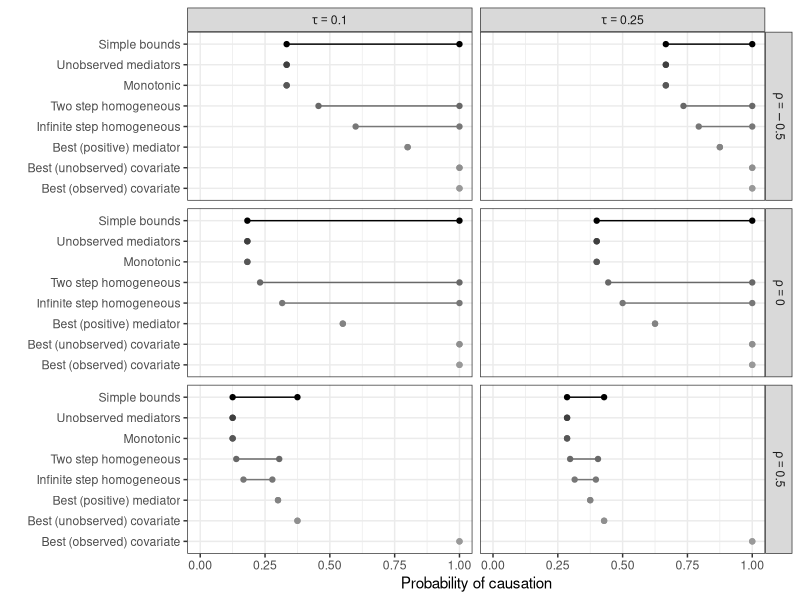

The R source for this figure:
## ---- chunk 1
knitr::opts_chunk$set(echo = TRUE)
library(ggplot2)
## ---- chunk 2
markov  <- function(t, r) matrix(c(t-r+1, 1-t-r, 1-t+r, 1+t+r)/2, 2, 2)

bounds_T <- function(T) {
  L       <- function(T) max(0, (T[2,2] - T[1,2])/T[2,2])
  H       <- function(T) min(1, T[1,1]/T[2,2])
  
  tau <- T[2,2] - T[1,2]
  rho <- T[2,2] - T[1,1]
  
  T2  <- markov(tau^.5, rho/(1+tau^.5))
  
  best_het <- function(T) matrix(c(
    min(1, T[1,2]*2), 
    2*T[1,2] - min(1, T[1,2]*2), 
    2*T[2,2] - min(1, T[2,2]*2),
    min(1, T[2,2]*2)), 
    2, 2)
  
  best_het_bounds <- function(T){
    M <- best_het(T)
    M1 <- matrix(c(1 - M[1,], M[1,]), 2, 2)
    M2 <- matrix(c(1 - M[2,], M[2,]), 2, 2)
    c(L=  (M[2,2]/(M[1,2] + M[2,2]))*L(M2)+
        (M[1,2]/(M[1,2] + M[2,2]))*L(M1),
      H = (M[2,2]/(M[1,2] + M[2,2]))*H(M2) + 
        (M[1,2]/(M[1,2] + M[2,2]))*H(M1))
  } 
  
  
  rbind(simple = c(L(T), H(T)),
        unobserved = c(L(T), L(T)),
        monotone = c(L(T), L(T)),
        two_step_homog = c(L(T2)^2, H(T2^2)),
        inifinte_homog = c(tau^{.5*(1 + rho/(1-tau))}, min(1,       tau^{rho/(1-tau)})),
        best_lower = c(T[1,1], T[1,1]),
        best_cov_un =  c(L = H(T), H = H(T)),
        best_cov_ob =  c(1,1)
  )
}

bound_names =  c("Simple bounds",
                 "Unobserved mediators",
                 "Monotonic",
                 "Two step homogeneous",
                 "Infinite step homogeneous",
                 "Best (positive) mediator",
                 "Best (unobserved) covariate",
                 "Best (observed) covariate")

# rho_values <-  round(c(-2/3, -1/3, 0, 1/3, 2/3),2)
rho_values <-  round(c(-.5, 0, .5),2)


bounds_list <- lapply(rho_values,
                      function(rho){
                        do.call(rbind, lapply(c(.1, .25), function(tau){
                          T <- markov(tau, rho)
                          bounds <- as.data.frame(bounds_T(T))
                          bounds$rho   <- as.factor(rho)
                          bounds$tau   <- as.factor(tau)
                          bounds$label <- rownames(bounds)
                          bounds
                        }))
                      })

df <- do.call(rbind, bounds_list)

df$names <- rep(bound_names, nrow(df)/length(unique(df$label)))

# fig() gives a few options for plotting:
# `bw = TRUE` plots grey colors
# `grid = TRUE` plots grid with values of tau (0.1 and 0.5) as columns and rho values as rows
# note : `grid = FALSE` requires subsetting data to given value of tau
# shape = TRUE shows shape aesthetics
fig <- function(dat = df){
  
  dat$names <- factor(dat$names, levels = rev(bound_names))
  
dat$rho <- paste("rho ==", dat$rho); 
dat$tau <- paste("tau ==", dat$tau)
dat$rho <- factor(dat$rho, levels = paste0("rho == ", rho_values))


  ggplot(data=dat, aes(x = names, ymin = L, ymax = H, color=names)) + 
    geom_point(aes(y = L), position = position_dodge(.8)) +
    geom_point(aes(y = H), position = position_dodge(.8)) +
    geom_linerange(position = position_dodge(.8)) +
    scale_y_continuous(breaks = c(0, 0.25, 0.5, 0.75, 1)) +
    coord_flip(ylim = c(0,1)) +
    theme_bw() +
    guides(col = guide_legend(ncol = 2)) +
    labs(y = "Probability of causation", x = "", shape = "\u03C1", colour = "\u03C1") +
    theme(legend.position = "bottom") + 
    facet_grid(rho ~ tau, labeller = label_parsed) +  
    theme(legend.position = "none") + 
    scale_color_grey(start = .6, end = 0)
}


fig()


